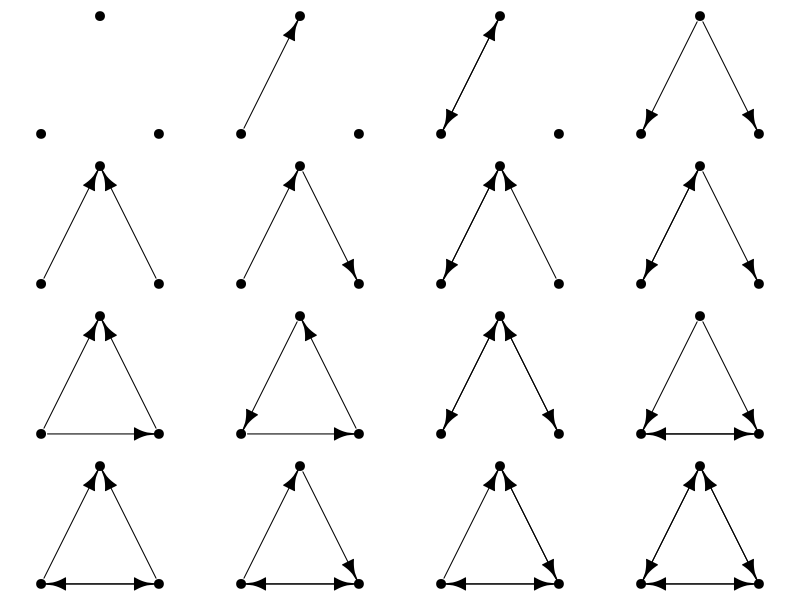
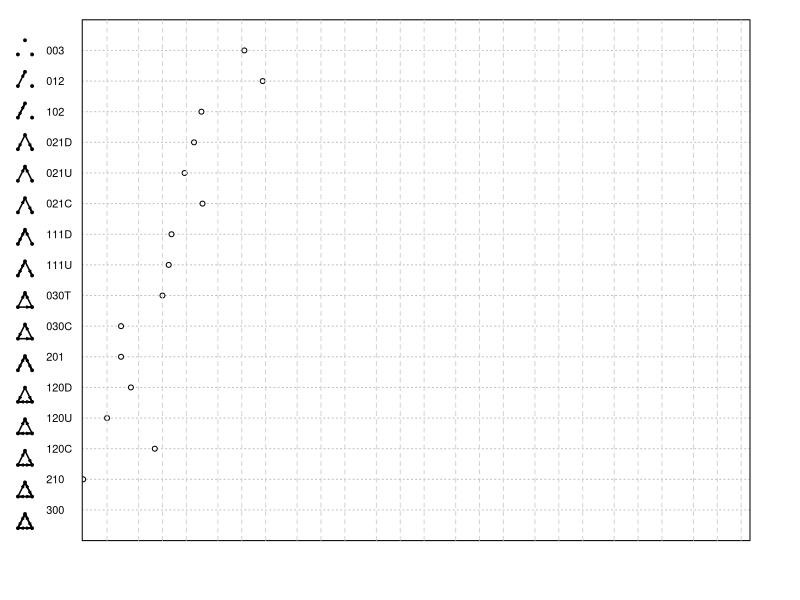

Generate these figures, in order, with R:
# In line 41, replace "sample_gnm" with your graph. Uncomment lines 44 and 75 to produce a pdf plot. 

library(igraph)
census.triads <- rep(list(NA),16)
names(census.triads) <- c("003","012","102","021D","021U","021C","111D","111U","030T","030C","201","120D","120U","120C","210","300")
census.triads[["003"]]  <- graph.formula(1, 2, 3) # 1, 2, 3
census.triads[["012"]]  <- graph.formula(1-+2, 2--3, 1--3) # 1-+2, 3
census.triads[["102"]]  <- graph.formula(1++2, 2--3, 1--3) # 1++2, 3
census.triads[["021D"]] <- graph.formula(1+-2, 2-+3, 1--3) # 1+-2-+3
census.triads[["021U"]] <- graph.formula(1-+2, 2+-3, 1--3) # 1-+2+-3
census.triads[["021C"]] <- graph.formula(1-+2, 2-+3, 1--3) # 1-+2-+3
census.triads[["111D"]] <- graph.formula(1++2, 2+-3, 1--3) # 1++2+-3
census.triads[["111U"]] <- graph.formula(1++2, 2-+3, 1--3) # 1++2-+3
census.triads[["030T"]] <- graph.formula(1-+2, 2+-3, 1-+3) # 1-+2+-3, 1-+3
census.triads[["030C"]] <- graph.formula(1+-2, 2+-3, 1-+3) # 1+-2+-3, 1-+3
census.triads[["201"]]  <- graph.formula(1++2, 2++3, 1--3) # 1++2++3
census.triads[["120D"]] <- graph.formula(1+-2, 2-+3, 1++3) # 1+-2-+3, 1++3
census.triads[["120U"]] <- graph.formula(1-+2, 2+-3, 1++3) # 1-+2+-3, 1++3
census.triads[["120C"]] <- graph.formula(1-+2, 2-+3, 1++3) # 1-+2-+3, 1++3
census.triads[["210"]]  <- graph.formula(1-+2, 2++3, 1++3) # 1-+2++3, 1++3
census.triads[["300"]]  <- graph.formula(1++2, 2++3, 1++3) # 1++2++3, 1++3

layout <- t(matrix(c(c(-1/sqrt(3),0),c(0,1),c(1/sqrt(3),0)),nrow=2,ncol=3))

par(mfrow=c(4,4))
par(mar=c(.5,.5,.5,.5))
for (i in 1:length(census.triads)) {
  plot(census.triads[[i]],
       # main=names(census.triads)[i],
       vertex.color="black",
       vertex.label=NA,
       edge.arrow.width=1,
       edge.color="black",
       layout=layout,
       asp=1)
}
par(mfrow=c(1,1))
par(mar=c(5.1,4.1,4.1,2.1))

# REPLACE sample_gnm WITH YOUR GRAPH
triad.census <- triad.census(sample_gnm(15, 45, directed = TRUE))
names(triad.census) <- names(census.triads)

# pdf("triad.census.pdf",width=10,height=7.5)
w <- 15 # Additional width past the first column
h <- 19
rpad <- 1 # Subtracts from width on right side
layout(matrix(c(1:h,rep(h+1,h*(w-rpad)),rep(h+2,h*rpad)),nrow=h),
       widths=c(rep(1,h),w-rpad,rpad),
       heights=c(rep(1,h),h,h))
# par(mfrow=c(1,16))
par(mar=c(.5,.5,.5,.5))
plot.new()
for (i in 1:length(census.triads)) {
  plot(census.triads[[i]],
       # main=names(census.triads)[i],
       vertex.color="black",
       vertex.label=NA,
       vertex.size=40,
       edge.arrow.width=1,
       edge.arrow.size=.2,
       edge.color="black",
       edge.width=1.5,
       layout=layout,
       asp=1)
}
plot.new()
plot.new()
par(mar=c(4.5,0,1.5,0)) # bottom, left, top, right
dotchart(log10(rev(triad.census)),xlim=c(.3,log10(10^8.1)),xaxt='n')
orders <- 9
seq <- rep(c(1,2,5),orders)*rep(10^(0:(orders-1)),each=3)
abline(v=log10(seq[-1]),col="lightgray",lty=2)
plot.new()
# dev.off()
par(mar=c(5.1,4.1,4.1,2.1))
par(mfrow=c(1,1))
